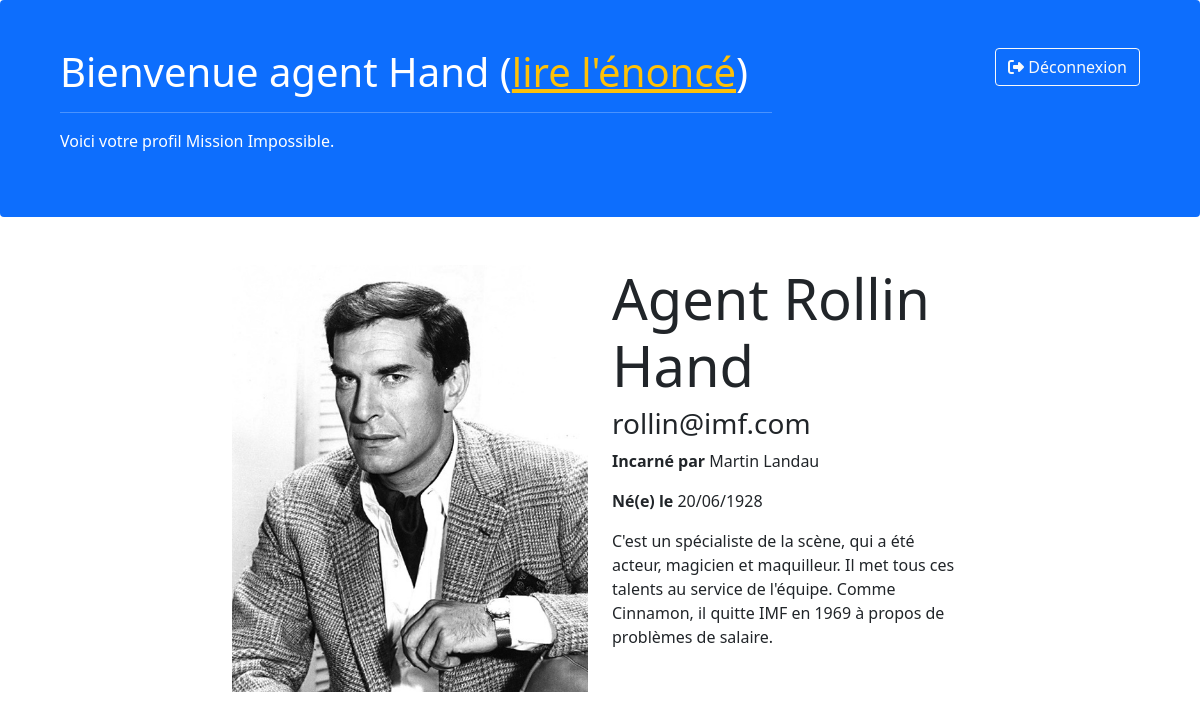
The page /profil.php (signed in) on the database its author committed.
### tables this page shows
CREATE TABLE IF NOT EXISTS `users` (
  `uid` int(11) NOT NULL AUTO_INCREMENT,
  `email` varchar(255) NOT NULL,
  `password` varchar(255) NOT NULL,
  `firstname` varchar(255) NOT NULL,
  `lastname` varchar(255) NOT NULL,
  `actor-firstname` varchar(255) NOT NULL,
  `actor-lastname` varchar(255) NOT NULL,
  `actor-birthdate` date NOT NULL,
  `photo-filename` varchar(255) NOT NULL,
  `description` text,
  PRIMARY KEY (`uid`),
  UNIQUE KEY `email` (`email`)
);

### profil.php (called while the page is built, shortened)
<?php
require_once './model/database.php';
require_once './model/users.model.php';
$firstname      = '';
$lastname       = '';
$email          = '';
$description    = '';
$actorFirstname = '';
$actorLastname  = '';
$actorBirthDate = '';
$actorPhoto     = '';
$uid = $_SESSION['uid'];
$agent = user_getUserById($uid);
if (!empty($agent)){
    $firstname      = $agent['firstname'];
    $lastname       = $agent['lastname'];
    $email          = $agent['email'];
    $description    = $agent['description'];
    $actorFirstname = $agent['actor-firstname'];
    $actorLastname  = $agent['actor-lastname'];
    $actorPhoto     = $agent['photo-filename'];
    $date = date_create($agent['actor-birthdate']);
    $actorBirthDate = date_format($date,"d/m/Y");
}
require_once 'templates/profil.phtml';

### model/users.model.php (called while the page is built, shortened)
<?php
function user_getUserById(int $uid): array{
    global $database;
    $SQL = 'SELECT * FROM `users` WHERE `uid` = :uid';
    $query = $database->prepare($SQL);
    $success = $query->execute([':uid' => $uid]);
    $resultat = $query->fetch(PDO::FETCH_ASSOC);
    unset($resultat['password']);
    return $resultat;
}

### templates/profil.phtml (the view, shortened to what this page needs)
<!DOCTYPE html>
<html lang="fr">
<head>
    <link href="https://cdn.jsdelivr.net/npm/bootstrap@5.1.3/dist/css/bootstrap.min.css" rel="stylesheet">
</head>
<body>
    <header class="mb-5 p-5 bg-primary text-white rounded">
        <div class="container">
            <div class="row">
                <div class="col-8">
                    <h1>Bienvenue agent <?=$lastname?> (<a href="readme.php" target="_blank" class="link-warning">lire l'énoncé</a>)</h1>
                    <hr>
                    <p>Voici votre profil Mission Impossible.</p>
                </div>
                <div class="col-4 text-end">
                    <a href="logout.php" class="btn btn-outline-light" ><i class="fa-solid fa-right-from-bracket"></i> Déconnexion</a>
                </div>
            </div>
        </div>
    </header>
    <section id="profil">
        <div class="container">
            <div class="row">
                <div class="col-4 offset-2">
                    <img class="img-force-fluid" src="images/actors/<?=$actorPhoto?>" alt="">
                </div>
                <div class="col-4">
                    <h2 class="display-4">Agent <?=$firstname?> <?=$lastname?></h2>
                    <h3><?=$email?></h3>
                    <p><strong>Incarné par </strong><?=$actorFirstname?> <?=$actorLastname?></p>
                    <p><strong>Né(e) le </strong><?=$actorBirthDate?></p>
                    <p><?=$description?></p>
                </div>
            </div>
        </div>
    </section>
</body>
</html>

### templates/profil.phtml (style rules this page uses)
.img-force-fluid { width: 100%; }

### rows shown on the page
users: lastname "Hand", value (picture), firstname "Rollin", email "rollin@imf.com", value "Martin", value "Landau", value "20/06/1928", description "C'est un spécialiste de la scène, qui a été acteur, magicien et maquilleur. Il met tous ces talents au service de l'équipe. Comme Cinnamon, il quitte IMF en 1969 à propos de problèmes de salaire."
